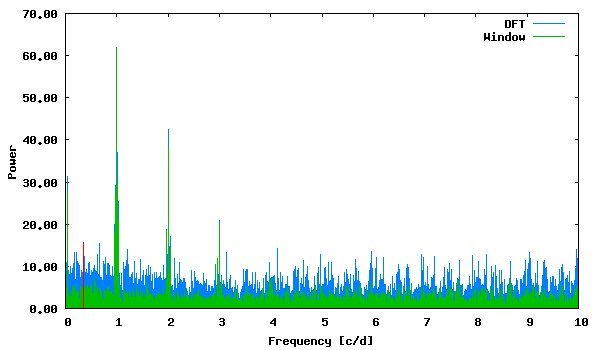

Here is the gnuplot script that generated this plot:
set term png size 600,350 medium
set colors classic
set output "phase_lc_17.deeming.png"
set xlabel "Frequency [c/d]"
set ylabel "Power"
set format y "%5.2f"
plot "deeming.periodogram" using 1:2 with lines linecolor 3 title "DFT", "deeming.periodogram" using 1:3 with lines linecolor 2 title "Window", "<echo '0.344555 15.63538097'" with impulses linecolor 1 title ""
 
